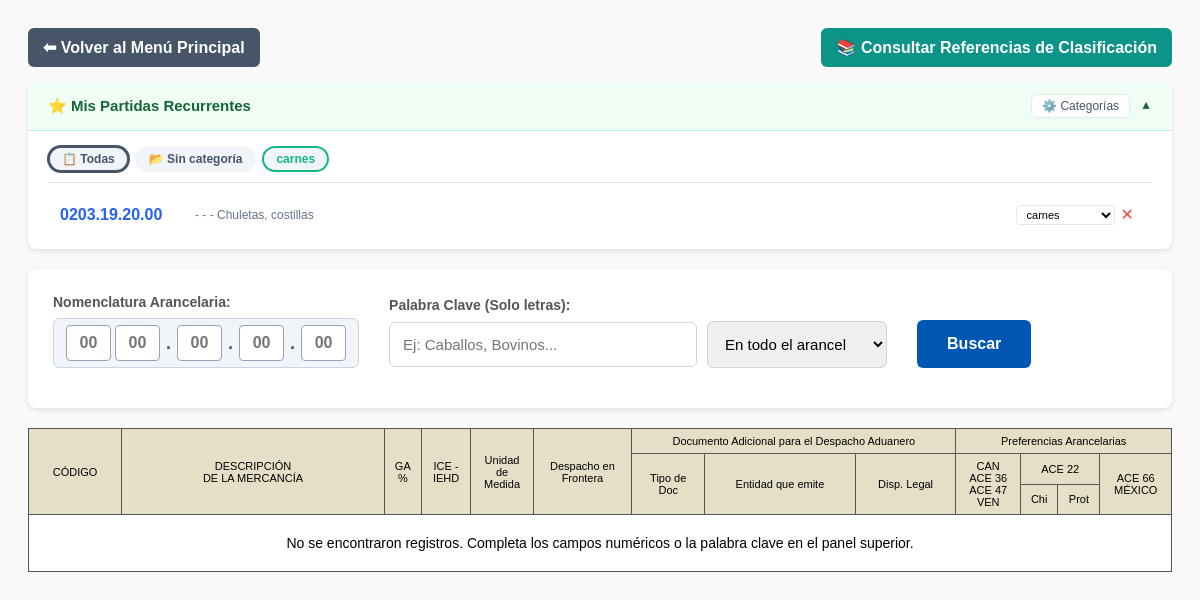
Screenshot of /busqueda/ (signed in) with the database file from the repository.
### cuentas/models.py (models this page shows, shortened)
class CategoriaRecurrente(models.Model):
    usuario = models.ForeignKey(User, on_delete=models.CASCADE, verbose_name="Usuario")
    nombre = models.CharField(max_length=100, verbose_name="Nombre de la categoría")
    color = models.CharField(max_length=7, default='#3b82f6', verbose_name="Color (hex)")
    orden = models.IntegerField(default=0, verbose_name="Orden")
    class Meta:
        unique_together = ('usuario', 'nombre')
        ordering = ['orden', 'nombre']
        verbose_name = "Categoría de Partida Recurrente"
        verbose_name_plural = "Categorías de Partidas Recurrentes"

class PartidaRecurrente(models.Model):
    usuario = models.ForeignKey(User, on_delete=models.CASCADE, verbose_name="Usuario")
    arancel = models.ForeignKey(Arancel, on_delete=models.CASCADE, verbose_name="Partida Arancelaria")
    categoria = models.ForeignKey(
        CategoriaRecurrente,
        on_delete=models.SET_NULL,
        null=True, blank=True,
        verbose_name="Categoría"
    )
    observacion = models.CharField(max_length=100, null=True, blank=True, verbose_name="Observación")
    fecha_agregado = models.DateTimeField(auto_now_add=True, verbose_name="Agregado el")
    class Meta:
        unique_together = ('usuario', 'arancel')
        ordering = ['-fecha_agregado']
        verbose_name = "Partida Recurrente"
        verbose_name_plural = "Partidas Recurrentes"

class Arancel(models.Model):
    codigo = models.CharField(max_length=20, unique=True, verbose_name="Código")
    descripcion = models.TextField(verbose_name="Descripción de la Mercancía")
    notas_explicativas = models.TextField(null=True, blank=True, verbose_name="Notas Explicativas y Legales")
    ga_porcentaje = models.IntegerField(null=True, blank=True, verbose_name="GA %")
    ice_iehd = models.CharField(max_length=50, null=True, blank=True, verbose_name="ICE - IEHD")
    unidad_medida = models.CharField(max_length=10, null=True, blank=True, verbose_name="Unidad de Medida")
    despacho_frontera = models.CharField(max_length=100, null=True, blank=True, verbose_name="Despacho en Frontera")
    doc_tipo = models.CharField(max_length=20, null=True, blank=True, verbose_name="Tipo de Doc")
    doc_entidad = models.CharField(max_length=100, null=True, blank=True, verbose_name="Entidad que emite")
    doc_disposicion = models.CharField(max_length=150, null=True, blank=True, verbose_name="Disp. Legal")
    pref_can_ace = models.CharField(max_length=20, null=True, blank=True, verbose_name="CAN/ACE36/ACE47/VEN")
    pref_ace22_chi = models.CharField(max_length=20, null=True, blank=True, verbose_name="ACE 22 Chi")
    pref_ace22_prot = models.CharField(max_length=20, null=True, blank=True, verbose_name="ACE 22 Prot")
    pref_ace66_mexico = models.CharField(max_length=20, null=True, blank=True, verbose_name="ACE 66 México")
    class Meta:
        verbose_name = "Arancel"
        verbose_name_plural = "Aranceles"

### cuentas/views.py (the view, shortened to what this page needs)
# urls.py: path('busqueda/', views.vista_busqueda, name='busqueda'),
@login_required
@never_cache
def vista_busqueda(request):
    box1 = request.GET.get('box1', '').strip()
    box2 = request.GET.get('box2', '').strip()
    box3 = request.GET.get('box3', '').strip()
    box4 = request.GET.get('box4', '').strip()
    box5 = request.GET.get('box5', '').strip()
    texto_buscar = request.GET.get('texto_buscar', '').strip()
    capitulo_seleccionado = request.GET.get('capitulo', '').strip()
    resultados = None
    todos_los_codigos = Arancel.objects.values_list('codigo', flat=True)
    capitulos_disponibles = sorted(list(set([cod[:2] for cod in todos_los_codigos if cod and len(cod) >= 2])))
    codigo_construido = ""
    recurrentes_ids = list(PartidaRecurrente.objects.filter(
        usuario=request.user
    ).values_list('arancel_id', flat=True))
    recurrentes = PartidaRecurrente.objects.filter(
        usuario=request.user
    ).select_related('arancel', 'categoria')
    categorias = CategoriaRecurrente.objects.filter(
        usuario=request.user
    )
    return render(request, 'busqueda.html', {
        'resultados': resultados,
        'box1': box1,
        'box2': box2,
        'box3': box3,
        'box4': box4,
        'box5': box5,
        'texto_buscar': texto_buscar,
        'capitulo_seleccionado': capitulo_seleccionado,
        'capitulos_disponibles': capitulos_disponibles,
        'recurrentes_ids': recurrentes_ids,
        'recurrentes': recurrentes,
        'categorias': categorias,
    })

### templates/busqueda.html (shortened to what this page needs)
<!DOCTYPE html>
<html lang="es">
<head>
</head>
<body>
    <div style="display: flex; justify-content: space-between; align-items: center; margin-bottom: 15px; flex-wrap: wrap; gap: 10px;">
        <a href="{% url 'home' %}" class="btn-volver" style="margin-bottom: 0;">⬅ Volver al Menú Principal</a>
        <a href="{% url 'referencias:lista' %}" style="display: inline-block; padding: 10px 15px; background-color: #0d9488; color: white; text-decoration: none; border-radius: 6px; font-weight: bold; transition: background-color 0.3s;">
            📚 Consultar Referencias de Clasificación
        </a>
    </div>
    <div id="panel-recurrentes" class="panel-recurrentes">
        <div class="panel-recurrentes-header" onclick="togglePanelRecurrentes()">
            <h3>⭐ Mis Partidas Recurrentes</h3>
            <div style="display: flex; align-items: center; gap: 10px;">
                <button class="btn-gestion" onclick="event.stopPropagation(); abrirModalCategorias()" title="Gestionar categorías">⚙️ Categorías</button>
                <span class="toggle-icon" id="toggle-icon-rec">▼</span>
            </div>
        </div>
        <div class="panel-recurrentes-body" id="cuerpo-recurrentes">
            <div class="filtros-categoria" id="filtros-categoria">
                <span class="filtro-cat activo" data-cat="todas" onclick="filtrarPorCategoria('todas')">📋 Todas</span>
                <span class="filtro-cat" data-cat="sin" onclick="filtrarPorCategoria('sin')">📂 Sin categoría</span>
                {% for cat in categorias %}
                <span class="filtro-cat" data-cat="{{ cat.id }}" style="border-color: {{ cat.color }}; color: {{ cat.color }};" onclick="filtrarPorCategoria('{{ cat.id }}')">
                    {{ cat.nombre }}
                </span>
                {% endfor %}
            </div>
            <div id="lista-recurrentes">
                {% if recurrentes %}
                    {% for rec in recurrentes %}
                    <div class="recurrente-item" data-id="{{ rec.arancel.id }}" data-categoria="{{ rec.categoria_id|default:'sin' }}">
                        <span class="codigo-rec" onclick="rellenarBusqueda('{{ rec.arancel.codigo }}')">{{ rec.arancel.codigo }}</span>
                        <span class="desc-rec">{{ rec.arancel.descripcion|truncatechars:70 }}</span>
                        <select class="rec-select-cat" onchange="cambiarCategoria({{ rec.arancel.id }}, this.value)" onclick="event.stopPropagation()">
                            {% for cat in categorias %}
                            <option value="{{ cat.id }}" {% if rec.categoria_id == cat.id %}selected{% endif %}>{{ cat.nombre }}</option>
                            {% endfor %}
                        </select>
                        <button class="quitar-rec" onclick="event.stopPropagation(); toggleRecurrente({{ rec.arancel.id }})" title="Quitar de recurrentes">✕</button>
                    </div>
                    {% endfor %}
                {% else %}
                    <div class="recurrente-vacio" id="recurrente-vacio">
                        Aún no tienes partidas recurrentes. Busca un arancel y haz clic en ☆ para guardarlo.
                    </div>
                {% endif %}
            </div>
        </div>
    </div>
    <div class="contenedor-buscador">
        <form method="GET" action="" class="bloques-busqueda">
            <div class="grupo-campo">
                <label>Nomenclatura Arancelaria:</label>
                <div class="contenedor-cuadros">
                    <input type="text" name="box1" class="cuadro-digito box-input" maxlength="2" placeholder="00" value="{{ box1 }}" autocomplete="off">
                    <input type="text" name="box2" class="cuadro-digito box-input" maxlength="2" placeholder="00" value="{{ box2 }}" autocomplete="off">
                    <span class="separador-punto">.</span>
                    <input type="text" name="box3" class="cuadro-digito box-input" maxlength="2" placeholder="00" value="{{ box3 }}" autocomplete="off">
                    <span class="separador-punto">.</span>
                    <input type="text" name="box4" class="cuadro-digito box-input" maxlength="2" placeholder="00" value="{{ box4 }}" autocomplete="off">
                    <span class="separador-punto">.</span>
                    <input type="text" name="box5" class="cuadro-digito box-input" maxlength="2" placeholder="00" value="{{ box5 }}" autocomplete="off">
                </div>
            </div>
            <div class="grupo-campo">
                <label for="texto_buscar">Palabra Clave (Solo letras):</label>
                <div style="display: flex; gap: 10px; align-items: center;">
                    <input type="text" id="texto_buscar" name="texto_buscar" class="input-palabra-clave" style="width: 280px;"
                           placeholder="Ej: Caballos, Bovinos..." value="{{ texto_buscar }}" autocomplete="off"
                           oninput="this.value = this.value.replace(/[^a-zA-ZáéíóúÁÉÍÓÚñÑ ]/g, '')">
                    <select name="capitulo" class="input-palabra-clave" style="width: 180px; cursor: pointer;">
                        <option value="">En todo el arancel</option>
                    </select>
                </div>
            </div>
            <button type="submit" class="btn-buscar">Buscar</button>
        </form>
    </div>
    <table>
        <thead>
            <tr>
                <th rowspan="3" style="width: 80px;">CÓDIGO</th>
                <th rowspan="3" style="width: 250px;">DESCRIPCIÓN<br>DE LA MERCANCÍA</th>
                <th rowspan="3">GA<br>%</th>
                <th rowspan="3">ICE -<br>IEHD</th>
                <th rowspan="3">Unidad<br>de<br>Medida</th>
                <th rowspan="3">Despacho en<br>Frontera</th>
                <th colspan="3">Documento Adicional para el Despacho Aduanero</th>
                <th colspan="4">Preferencias Arancelarias</th>
            </tr>
            <tr>
                <th rowspan="2">Tipo de<br>Doc</th>
                <th rowspan="2">Entidad que emite</th>
                <th rowspan="2">Disp. Legal</th>
                <th rowspan="2">CAN<br>ACE 36<br>ACE 47<br>VEN</th>
                <th colspan="2">ACE 22</th>
                <th rowspan="2">ACE 66<br>MÉXICO</th>
            </tr>
            <tr>
                <th>Chi</th>
                <th>Prot</th>
            </tr>
        </thead>
        <tbody>
            {% if resultados %}
                {% for item in resultados %}
                    {% if item.codigo|length <= 5 %}
                    <tr class="fila-gris">
                        <td>{{ item.codigo }}</td>
                        <td colspan="12">{{ item.descripcion }}</td>
                    </tr>
                    {% elif "-" in item.codigo %}
                    <tr>
                        <td></td>
                        <td class="texto-izq">{{ item.descripcion }}</td>
                        <td></td><td></td><td></td><td></td><td></td><td></td><td></td><td></td><td></td><td></td><td></td>
                    </tr>
                    {% else %}
                    <tr>
                        <td>
                            <span class="star-btn" data-id="{{ item.id }}" onclick="toggleRecurrente({{ item.id }})" title="Guardar en partidas recurrentes">
                                {% if item.id in recurrentes_ids %}⭐{% else %}☆{% endif %}
                            </span>
                            <a href="{% url 'detalle_arancel' item.id %}" style="color: #2563eb; text-decoration: underline; font-weight: bold;">
                                {{ item.codigo }}
                            </a>
                        </td>
                        <td class="texto-izq">{{ item.descripcion }}</td>
                        <td class="negrita col-tributos col-ga">
                            {% if item.ga_porcentaje is not None %}{{ item.ga_porcentaje }}%{% else %}0%{% endif %}
                        </td>
                        <td class="col-tributos">
                            {% if item.ice_iehd %}{{ item.ice_iehd }}{% else %}N/A{% endif %}
                        </td>
                        <td class="col-tributos">
                            {% if item.unidad_medida %}{{ item.unidad_medida }}{% else %}N/A{% endif %}
                        </td>
                        <td>{{ item.despacho_frontera|default_if_none:"" }}</td>
                        <td>{{ item.doc_tipo|default_if_none:"" }}</td>
                        <td>{{ item.doc_entidad|default_if_none:"" }}</td>
                        <td>{{ item.doc_disposicion|default_if_none:"" }}</td>
                        <td>{{ item.pref_can_ace|default_if_none:"" }}</td>
                        <td>{{ item.pref_ace22_chi|default_if_none:"" }}</td>
                        <td>{{ item.pref_ace22_prot|default_if_none:"" }}</td>
                        <td>{{ item.pref_ace66_mexico|default_if_none:"" }}</td>
                    </tr>
                    {% endif %}
                {% endfor %}
            {% else %}
                <tr>
                    <td colspan="13" style="text-align: center; padding: 20px; font-size: 14px;">
                        No se encontraron registros. Completa los campos numéricos o la palabra clave en el panel superior.
                    </td>
                </tr>
            {% endif %}
        </tbody>
    </table>
</body>
</html>

### rows the page displays
CategoriaRecurrente: nombre "carnes"
PartidaRecurrente: arancel.codigo "0203.19.20.00", arancel.descripcion "- - - Chuletas, costillas", categoria+arancel "carnes"
